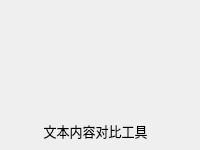
                           <widget class="QWidget" name="widget_37" native="true">
                            <property name="geometry">
                             <rect>
                              <x>680</x>
                              <y>330</y>
                              <width>200</width>
                              <height>150</height>
                             </rect>
                            </property>
                            <property name="minimumSize">
                             <size>
                              <width>200</width>
                              <height>150</height>
                             </size>
                            </property>
                            <property name="maximumSize">
                             <size>
                              <width>100</width>
                              <height>50</height>
                             </size>
                            </property>
                            <property name="styleSheet">
                             <string notr="true">#widget_37{
background-color: rgba(64, 96, 115, 255);
border-radius: 10px;
}</string>
                            </property>
                            <widget class="QWidget" name="widget_38" native="true">
                             <property name="geometry">
                              <rect>
                               <x>50</x>
                               <y>20</y>
                               <width>91</width>
                               <height>71</height>
                              </rect>
                             </property>
                             <property name="styleSheet">
                              <string notr="true">image: url(:/lib/XML-Local-hover.png);
</string>
                             </property>
                            </widget>
                            <widget class="QLabel" name="label_18">
                             <property name="geometry">
                              <rect>
                               <x>30</x>
                               <y>120</y>
                               <width>131</width>
                               <height>21</height>
                              </rect>
                             </property>
                             <property name="font">
                              <font>
                               <family>OPPOSans B</family>
                               <pointsize>10</pointsize>
                              </font>
                             </property>
                             <property name="text">
                              <string>文本内容对比工具</string>
                             </property>
                             <property name="alignment">
                              <set>Qt::AlignCenter</set>
                             </property>
                            </widget>
                            <widget class="QToolButton" name="toolButton_14">
                             <property name="geometry">
                              <rect>
                               <x>160</x>
                               <y>0</y>
                               <width>40</width>
                               <height>40</height>
                              </rect>
                             </property>
                             <property name="minimumSize">
                              <size>
                               <width>40</width>
                               <height>40</height>
                              </size>
                             </property>
                             <property name="maximumSize">
                              <size>
                               <width>40</width>
                               <height>40</height>
                              </size>
                             </property>
                             <property name="styleSheet">
                              <string notr="true">QToolButton {
	
	color: rgb(217, 236, 237);
	background-color: rgba(255, 255, 255, 0);
	border: none;
}

QToolButton::menu-indicator { 
	image: None;
}

 
QToolButton:hover {
	color: rgb(255, 255, 255);
	background-color: rgba(255, 255, 255, 0);
	border: none;
}</string>
                             </property>
                             <property name="text">
                              <string/>
                             </property>
                             <property name="icon">
                              <iconset resource="lib.qrc">
                               <normaloff>:/lib/caozuo.png</normaloff>:/lib/caozuo.png</iconset>
                             </property>
                             <property name="iconSize">
                              <size>
                               <width>20</width>
                               <height>20</height>
                              </size>
                             </property>
                            </widget>
                           </widget>
